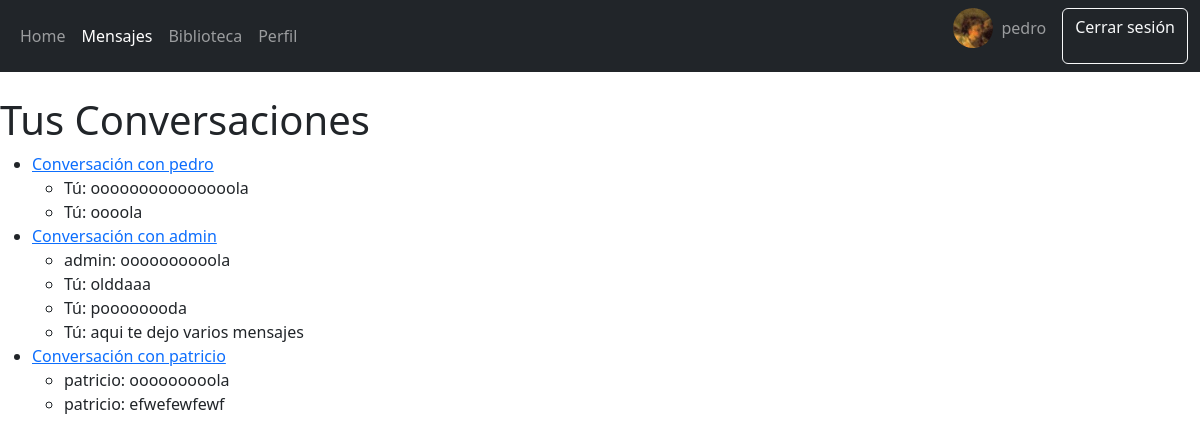
Screenshot of /messages/ (signed in) with the database file from the repository.
### posts/models.py (models this page shows, shortened)
class Message(models.Model):
    sender = models.ForeignKey(User, related_name='sent_messages', on_delete=models.CASCADE)
    recipient = models.ForeignKey(User, related_name='received_messages', on_delete=models.CASCADE)
    timestamp = models.DateTimeField(auto_now_add=True)
    content = models.TextField()

### posts/views.py (the view)
# urls.py: path('messages/', views.message_list, name='message_list'),
@login_required
def message_list(request):
    unique_senders = Message.objects.filter(sender=request.user).values_list('recipient', flat=True).distinct()
    unique_recipients = Message.objects.filter(recipient=request.user).values_list('sender', flat=True).distinct()
    conversations = []
    for sender_id in unique_senders:
        sender = User.objects.get(id=sender_id)
        conversation = Message.objects.filter(sender=request.user, recipient=sender) | Message.objects.filter(sender=sender, recipient=request.user)
        conversation = conversation.order_by('timestamp')
        conversations.append({'recipient': sender, 'messages': conversation})
    for recipient_id in unique_recipients:
        recipient = User.objects.get(id=recipient_id)
        if recipient not in [conversation['recipient'] for conversation in conversations]:
            conversation = Message.objects.filter(sender=request.user, recipient=recipient) | Message.objects.filter(sender=recipient, recipient=request.user)
            conversation = conversation.order_by('timestamp')
            conversations.append({'recipient': recipient, 'messages': conversation})
    return render(request, 'messages/message_list.html', {'conversations': conversations})

### templates/messages/message_list.html (shortened to what this page needs)
{% load static %}
<!doctype html>
<html lang="en" data-bs-theme="auto">
  <head><script src="/docs/5.3/assets/js/color-modes.js"></script>
    <link rel="stylesheet" href="https://cdn.jsdelivr.net/npm/@docsearch/css@3">
<link href="{% static 'css/bootstrap.min.css' %}" rel="stylesheet">
<nav class="navbar navbar-expand-md navbar-dark bg-dark mb-4">
  <div class="container-fluid">
    <div class="collapse navbar-collapse" id="navbarCollapse">
      <ul class="navbar-nav me-auto mb-2 mb-md-0">
        <li class="nav-item">
          <a class="nav-link" aria-current="page" href="{% url 'index' %}">Home</a>
        </li>
        <li class="nav-item">
          <a class="nav-link active" href="{% url 'message_list' %}">Mensajes</a>
        </li>
        <li class="nav-item">
          <a class="nav-link" href="{% url 'library' %}">Biblioteca</a>
        </li>
        <li class="nav-item">
          <a class="nav-link" href="{% url 'profile' %}">Perfil</a>
        </li>
      </ul>
      <form class="d-flex">
        {% if user.is_authenticated %}
        <img src="{% url 'serve_profile_image' user.id %}" alt="Imagen de perfil" class="rounded-circle me-2" style="width: 40px; height: 40px;">
          <p class="navbar-text me-3">{{ user.username }}</p>
          <a href="{% url 'logout' %}" class="btn btn-outline-light">Cerrar sesión</a>
        {% else %}
          <a href="{% url 'login' %}" class="btn btn-outline-light">Iniciar sesión</a>
        {% endif %}
      </form>
    </div>
  </div>
</nav>
<head>
</head>
<body>
  <h1>Tus Conversaciones</h1>
  <ul>
    {% for conversation in conversations %}
    <li>
        <a href="{% url 'conversation_detail' recipient_id=conversation.recipient.id %}">Conversación con {{ conversation.recipient.username }}</a>
        <ul>
            {% if conversation.messages.exists %}
                {% for message in conversation.messages %}
                    {% if message.sender == user %}
                        <li>Tú: {{ message.content }}</li>
                    {% else %}
                        <li>{{ message.sender.username }}: {{ message.content }}</li>
                    {% endif %}
                {% endfor %}
            {% else %}
                <li>No hay mensajes</li>
            {% endif %}
        </ul>
    </li>
    {% endfor %}
  </ul>
</body>
</html>

### rows the page displays
Message: content "ooooooooooooooola"
Message: content "oooola"
Message: sender.username "admin", content "oooooooooola"
Message: content "olddaaa"
Message: content "poooooooda"
Message: content "aqui te dejo varios mensajes"
Message: sender.username "patricio", content "ooooooooola"
Message: sender.username "patricio", content "efwefewfewf"

### other values shown
{{ user.username }} "pedro"
{{ conversation.recipient.username }} "pedro"
{{ conversation.recipient.username }} "admin"
{{ conversation.recipient.username }} "patricio"
